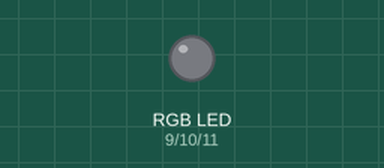
This sketch was run on a simulated Arduino Uno, built with avr-gcc and run on an emulated ATmega328P. Shown: an RGB LED mixed from three pins (HIGH = lit). At 7.7 s the program stops and its outputs stay as they are.

Above: at 0.15 s.
At 3.75 s:
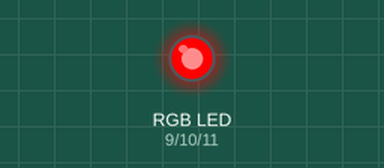
At 4.66 s:
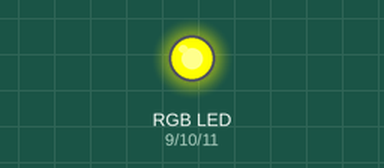
At 5.56 s:
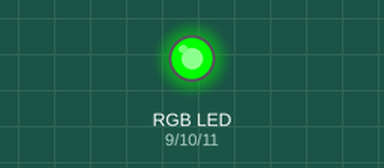
At 7.36 s:
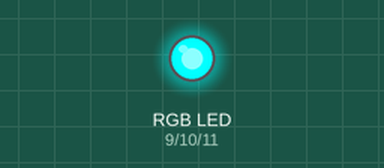
Timing chart, 0 to 9.2 s (numbered marks = the images above):
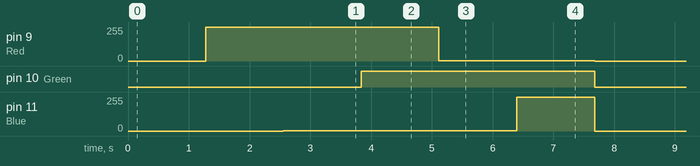

Measured:
- by itself, pin 9 (Red): 0/255 → 255/255 at 1.3 s, → 1/255 3.8 s later, → 0/255 2.6 s later
- by itself, pin 10 (Green): LOW → HIGH at 3.8 s, → LOW 3.8 s later
- by itself, pin 11 (Blue): 0/255 → 1/255 at 2.6 s, → 255/255 3.8 s later, → 0/255 1.3 s later

The sketch:

LED_breathePractice.ino
```cpp
const int Red = 9;
const int Green = 10;
const int Blue = 11;

#define FADESPEED 5     // 速度

void setup() {
  pinMode(Red, OUTPUT);
  pinMode(Green, OUTPUT);
  pinMode(Blue, OUTPUT);
}

void loop() {
  int r, g, b;

  // 由藍到紫
  for (r = 0; r < 256; r++) {
    analogWrite(Red, r);
    delay(FADESPEED);
  }
  // 由紫到紅
  for (b = 255; b > 0; b--) {
    analogWrite(Blue, b);
    delay(FADESPEED);
  }
  // 由紅到黃
  for (g = 0; g < 256; g++) {
    analogWrite(Green, g);
    delay(FADESPEED);
  }
  // 由黃到綠
  for (r = 255; r > 0; r--) {
    analogWrite(Red, r);
    delay(FADESPEED);
  }
  // 由綠到藍綠色
  for (b = 0; b < 256; b++) {
    analogWrite(Blue, b);
    delay(FADESPEED);
  }
  // 由藍綠色到藍色
  for (g = 255; g > 0; g--) {
    analogWrite(Green, g);
    delay(FADESPEED);
  }


  analogWrite(Red, 0);
  analogWrite(Blue, 0);
  analogWrite(Green, 0);
  exit(0);
}
```
